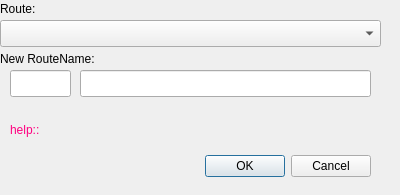
<?xml version="1.0" encoding="UTF-8"?>
<ui version="4.0">
 <class>DialogRenameRoute</class>
 <widget class="QDialog" name="DialogRenameRoute">
  <property name="geometry">
   <rect>
    <x>0</x>
    <y>0</y>
    <width>400</width>
    <height>195</height>
   </rect>
  </property>
  <property name="windowTitle">
   <string>Rename Route</string>
  </property>
  <widget class="QDialogButtonBox" name="buttonBox">
   <property name="geometry">
    <rect>
     <x>190</x>
     <y>150</y>
     <width>181</width>
     <height>32</height>
    </rect>
   </property>
   <property name="orientation">
    <enum>Qt::Horizontal</enum>
   </property>
   <property name="standardButtons">
    <set>QDialogButtonBox::Cancel|QDialogButtonBox::Ok</set>
   </property>
  </widget>
  <widget class="QLabel" name="label">
   <property name="geometry">
    <rect>
     <x>0</x>
     <y>0</y>
     <width>67</width>
     <height>17</height>
    </rect>
   </property>
   <property name="text">
    <string>Route:</string>
   </property>
  </widget>
  <widget class="QComboBox" name="cbRoutes">
   <property name="geometry">
    <rect>
     <x>0</x>
     <y>20</y>
     <width>381</width>
     <height>27</height>
    </rect>
   </property>
  </widget>
  <widget class="QLabel" name="label_2">
   <property name="geometry">
    <rect>
     <x>0</x>
     <y>50</y>
     <width>131</width>
     <height>17</height>
    </rect>
   </property>
   <property name="text">
    <string>New RouteName:</string>
   </property>
  </widget>
  <widget class="QLineEdit" name="txtNewRouteNbr">
   <property name="geometry">
    <rect>
     <x>10</x>
     <y>70</y>
     <width>61</width>
     <height>27</height>
    </rect>
   </property>
   <property name="maxLength">
    <number>8</number>
   </property>
  </widget>
  <widget class="QLineEdit" name="txtNewRouteName">
   <property name="geometry">
    <rect>
     <x>80</x>
     <y>70</y>
     <width>291</width>
     <height>27</height>
    </rect>
   </property>
   <property name="maxLength">
    <number>100</number>
   </property>
  </widget>
  <widget class="QLabel" name="lblHelp">
   <property name="geometry">
    <rect>
     <x>10</x>
     <y>120</y>
     <width>351</width>
     <height>20</height>
    </rect>
   </property>
   <property name="palette">
    <palette>
     <active>
      <colorrole role="WindowText">
       <brush brushstyle="SolidPattern">
        <color alpha="255">
         <red>255</red>
         <green>0</green>
         <blue>127</blue>
        </color>
       </brush>
      </colorrole>
     </active>
     <inactive>
      <colorrole role="WindowText">
       <brush brushstyle="SolidPattern">
        <color alpha="255">
         <red>255</red>
         <green>0</green>
         <blue>127</blue>
        </color>
       </brush>
      </colorrole>
     </inactive>
     <disabled>
      <colorrole role="WindowText">
       <brush brushstyle="SolidPattern">
        <color alpha="255">
         <red>159</red>
         <green>158</green>
         <blue>158</blue>
        </color>
       </brush>
      </colorrole>
     </disabled>
    </palette>
   </property>
   <property name="text">
    <string>help::</string>
   </property>
  </widget>
 </widget>
 <resources/>
 <connections>
  <connection>
   <sender>buttonBox</sender>
   <signal>accepted()</signal>
   <receiver>DialogRenameRoute</receiver>
   <slot>accept()</slot>
   <hints>
    <hint type="sourcelabel">
     <x>248</x>
     <y>254</y>
    </hint>
    <hint type="destinationlabel">
     <x>157</x>
     <y>274</y>
    </hint>
   </hints>
  </connection>
  <connection>
   <sender>buttonBox</sender>
   <signal>rejected()</signal>
   <receiver>DialogRenameRoute</receiver>
   <slot>reject()</slot>
   <hints>
    <hint type="sourcelabel">
     <x>316</x>
     <y>260</y>
    </hint>
    <hint type="destinationlabel">
     <x>286</x>
     <y>274</y>
    </hint>
   </hints>
  </connection>
 </connections>
</ui>
